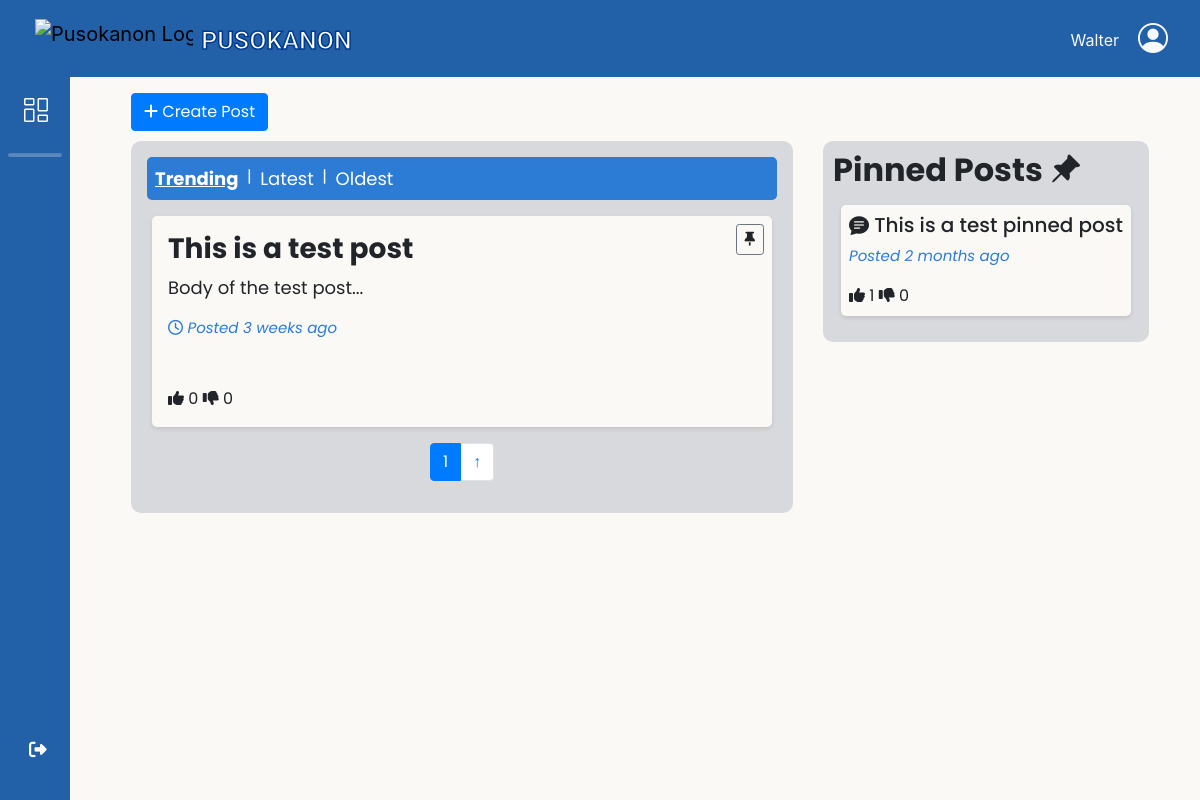
The app's page /adminbejo/Post-Announcements.php (signed in) with its own data.
### tables this page shows
CREATE TABLE `announcement_posts` (
  `post_id` int(11) NOT NULL,
  `staff_id` int(11) NOT NULL,
  `title` varchar(255) NOT NULL,
  `content` text NOT NULL,
  `created_at` timestamp NOT NULL DEFAULT current_timestamp(),
  `pinned` tinyint(1) NOT NULL DEFAULT 0,
  `upvotes` int(11) DEFAULT 0,
  `downvotes` int(11) DEFAULT 0
);

### db/DBconn.php (called while the page is built, shortened)
<?php
function fetchPinnedPosts($pdo, $limit = 5) {
    $query = "SELECT p.*
              FROM announcement_posts p
              WHERE p.pinned = 1
              ORDER BY p.created_at DESC
              LIMIT :limit";
    $stmt = $pdo->prepare($query);
    $stmt->bindParam(':limit', $limit, PDO::PARAM_INT);
    $stmt->execute();
    return $stmt->fetchAll();
}
function fetchPosts($pdo, $sort, $offset, $postsPerPage) {
    switch ($sort) {
        case 'trending':
        default:
            $orderBy = "(p.upvotes - p.downvotes) DESC, p.created_at DESC";
            break;
    }
    $query = "SELECT p.*
              FROM announcement_posts p
              WHERE p.pinned = 0
              ORDER BY $orderBy
              LIMIT :offset, :postsPerPage";
    $stmt = $pdo->prepare($query);
    $stmt->bindParam(':offset', $offset, PDO::PARAM_INT);
    $stmt->bindParam(':postsPerPage', $postsPerPage, PDO::PARAM_INT);
    $stmt->execute();
    return $stmt->fetchAll();
}
function getTotalPosts($pdo) {
    $query = "SELECT COUNT(*) FROM announcement_posts WHERE pinned = 0";
    return $pdo->query($query)->fetchColumn();
}

### adminbejo/Post-Announcements.php (the view, shortened to what this page needs)
<?php
include 'headerAdmin.php';
include '../db/DBconn.php';
$sort = isset($_GET['sort']) ? $_GET['sort'] : 'trending';
$pinnedPosts = fetchPinnedPosts($pdo);
$page = isset($_GET['page']) ? (int)$_GET['page'] : 1;
$postsPerPage = 5;
$offset = ($page - 1) * $postsPerPage;
$posts = fetchPosts($pdo, $sort, $offset, $postsPerPage);
$totalPosts = getTotalPosts($pdo);
$totalPages = ceil($totalPosts / $postsPerPage);
function time_elapsed_string($datetime, $full = false) {
    $now = new DateTime;
    $ago = new DateTime($datetime);
    $diff = $now->diff($ago);
    $diff->w = floor($diff->d / 7);
    $diff->d -= $diff->w * 7;
    $string = array(
        'y' => 'year',
        'm' => 'month',
        'w' => 'week',
        'd' => 'day',
        'h' => 'hour',
        'i' => 'minute',
        's' => 'second',
    );
    foreach ($string as $k => &$v) {
        if ($diff->$k) {
            $v = $diff->$k . ' ' . $v . ($diff->$k > 1 ? 's' : '');
        } else {
            unset($string[$k]);
        }
    }
    if (!$full) $string = array_slice($string, 0, 1);
    return $string ? implode(', ', $string) . ' ago' : 'just now';
}
?>
<link rel="stylesheet" href="css/Post-Announcements.css">
<div class="container fluid d-flex justify-content-center">
    <section class="main">
        <a href="Create-Post.php">
            <button class="btn btn-primary"><i class="fas fa-plus"></i> Create Post</button>
        </a>
        <div class="row">
            <div class="col-8">
                <div class="Posts p-3">
                    <div class="sort-container px-2 py-2">
                        <a href="?sort=trending" class="trending-button <?php echo $sort === 'trending' ? 'active' : ''; ?>">Trending</a>  &nbsp; | &nbsp;
                        <a href="?sort=latest" class="latest-button <?php echo $sort === 'latest' ? 'active' : ''; ?>">Latest</a>  &nbsp; | &nbsp;
                        <a href="?sort=oldest" class="oldest-button <?php echo $sort === 'oldest' ? 'active' : ''; ?>">Oldest</a>
                    </div>
                    <?php if (!empty($posts)): ?>
                        <?php foreach ($posts as $post): ?>
                            <a href="View-Post.php?id=<?php echo $post['post_id']; ?>">
                                <div class="Post position-relative  my-3 px-3 py-3">
                                    <form action="phpConn/pin_post.php" method="POST">
                                        <button class="btn btn-sm btn-outline-secondary position-absolute top-0 end-0 mt-2 me-2" value="1" name="Pinpost" title="Pin post">
                                            <i class="fa-solid fa-thumbtack reactions"></i>
                                        </button>
                                    </form>
                                    <h3 class="fw-bold"><?php echo htmlspecialchars($post['title']); ?></h3>
                                    <p><?php echo substr(htmlspecialchars($post['content']), 0, 100) . '...'; ?></p>
                                    <p class="posted"><i class="far fa-clock"></i> Posted <?php echo time_elapsed_string($post['created_at']); ?></p>
                                    <div class="mt-5">
                                        <i class="fa-solid fa-thumbs-up reactions"></i>
                                        <span class="reactions"><?php echo $post['upvotes']; ?></span>
                                        <i class="fa-solid fa-thumbs-down reactions"></i>
                                        <span class="reactions"><?php echo $post['downvotes']; ?></span>
                                    </div>
                                </div>
                            </a>
                        <?php endforeach; ?>
                    <?php else: ?>
                        <p class="no-post-message">There are no posts yet.</p>
                    <?php endif; ?>
                    <nav aria-label="Post page navigation">
                        <ul class="pagination justify-content-center">
                            <?php for ($i = max(1, $page - 2); $i <= min($totalPages, $page + 2); $i++): ?>
                                <li class="page-item <?php echo $i === $page ? 'active' : ''; ?>">
                                    <a class="page-link" href="?sort=<?php echo $sort; ?>&page=<?php echo $i; ?>">
                                        <?php echo $i; ?>
                                    </a>
                                </li>
                            <?php endfor; ?>
                            <li class="page-item">
                                <a class="page-link" href="#" onclick="window.scrollTo(0, 0); return false;" aria-label="Scroll to top">
                                    <span aria-hidden="true">↑</span>
                                </a>
                            </li>
                        </ul>
                    </nav>
                </div>
            </div>
            <div class="col-4">
                <div class="Pinned-Posts">
                    <h2 class="fw-bold">Pinned Posts <i class="bi bi-pin-angle-fill"></i></h2>
                    <?php if (!empty($pinnedPosts)): ?>
                        <?php foreach ($pinnedPosts as $pinnedPost): ?>
                            <a href="View-Post.php?id=<?php echo $pinnedPost['post_id']; ?>">
                                <div class="Pinned-Post my-3 mx-2 px-2 py-2">
                                    <h5 class="post-title"><i class="bi bi-chat-text-fill"></i> <?php echo htmlspecialchars($pinnedPost['title']); ?></h5>
                                    <p class="posted">Posted <?php echo time_elapsed_string($pinnedPost['created_at']); ?></p>
                                    <div>
                                        <i class="fa-solid fa-thumbs-up reactions"></i>
                                        <span class="reactions"><?php echo $pinnedPost['upvotes']; ?></span>
                                        <i class="fa-solid fa-thumbs-down reactions"></i>
                                        <span class="reactions"><?php echo $pinnedPost['downvotes']; ?></span>
                                    </div>
                                </div>
                            </a>
                        <?php endforeach; ?>
                    <?php else: ?>
                        <p class="no-pinned-message">There are no pinned posts yet.</p>
                    <?php endif; ?>
                </div>
            </div>
        </div>
    </section>
</div>
<?php include 'footerAdmin.php'; ?>

### adminbejo/css/headerADstyle.css (style rules this page uses)
body { height: 100%; margin-top: 77px; background-color: #FAF9F6; }
a { text-decoration: none; }
li { list-style: none; }
.main { width: 100%; overflow: hidden; transition: all 0.35s ease-in-out; background-color: #FAF9F6; flex-wrap: wrap; justify-content: space-between; padding: 1rem; position: relative; }

### adminbejo/css/Post-Announcements.css (style rules this page uses)
.main { margin-left: 70px; justify-content: center; }
.Posts { margin: 10px 0px; padding: 10px; background-color: #D7D9DC; border-radius: 10px; }
.Post { margin: 5px; padding: 5px; background-color: #FAF9F6; border-radius: 5px; box-shadow: 0 2px 4px rgba(0, 0, 0, 0.1); }
.Pinned-Posts { margin: 10px 0px; padding: 10px; background-color: #D7D9DC; border-radius: 10px; position: fixed; }
.Pinned-Post { margin: 5px; padding: 5px; background-color: #FAF9F6; border-radius: 5px; box-shadow: 0 2px 4px rgba(0, 0, 0, 0.1); }
.sort-container { width: 100%; display: flex; background-color: #2C7BD5; color: white; border-radius: 5px; }
.trending-button, .latest-button, .oldest-button { color: white; font-size: 18px; }
.trending-button.active, .latest-button.active, .oldest-button.active { text-decoration: underline; font-weight: bold; }
.post-title, .post-content, .posted { cursor: pointer; }
h3, h5, h2, p { color: #212529; }
.post-title { font-size: 20px; }
h3, h2 { font-weight: bold; }
p { font-size: 18px; }
.posted { color: #2C7BD5; font-size: 15px; font-style: italic; }
.reactions { color: #212529 }

### records on screen
announcement_posts: title "This is a test post", content "Body of the test post", created_at "3 weeks ago", upvotes "0", downvotes "0"
announcement_posts: title "This is a test pinned post", created_at "2 months ago", upvotes "1", downvotes "0"

### other values on screen
$_SESSION['staff_fname'] "Walter"
